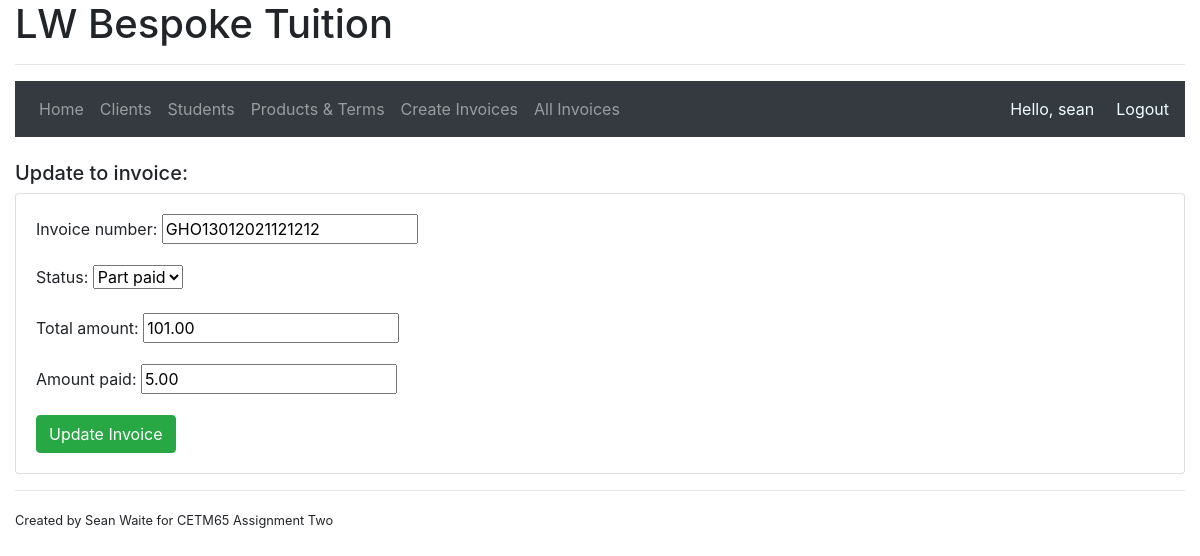
The page /invoices/3/update (signed in) on the database its author committed.
### accounts/models.py (models this page shows, shortened)
class Invoices(models.Model):
    DRAFT = 1
    ISSUED = 2
    UNPAID = 3
    PART_PAID = 4
    PAID = 5
    STATUS_CHOICES = (
        (DRAFT,'Draft'),
        (ISSUED,'Issued'),
        (UNPAID,'Unpaid'),
        (PART_PAID,'Part paid'),
        (PAID, 'Paid'),
    )
    invoice_number = models.CharField(max_length=20, unique=True)
    client = models.ForeignKey(Client, related_name='invoices', on_delete=models.CASCADE)
    status = models.IntegerField(choices=STATUS_CHOICES, default=1)
    total_amount = models.DecimalField(max_digits=8, decimal_places=2)
    amount_paid = models.DecimalField(max_digits=8, decimal_places=2)
    amount_outstanding = models.DecimalField(max_digits=8, decimal_places=2)
    date_created = models.DateTimeField(auto_now_add=True)

### accounts/decorators.py (the view)
        def wrapper_func(request, *args, **kwargs):
            denied = False
            for roles in allowed_roles:
                if request.user.groups.filter(name = roles).exists():
                    return view_func(request, *args, **kwargs)
                else:
                    denied = True
            if denied == True:
                return redirect('accounts:home')

### accounts/forms.py (shortened to what this page needs)
class UpdateInvoiceForm(ModelForm):
    class Meta:
        model = Invoices
        exclude = ()
        widgets = {'invoice_number': forms.TextInput(attrs={'readonly':'readonly'}),
                   'total_amount': forms.NumberInput(attrs={'readonly':'readonly'}),
                   'client': forms.HiddenInput(),
                   'amount_outstanding': forms.HiddenInput()}

### accounts/views.py (called while the page is built, shortened)
@login_required(login_url='accounts:login')
@allowedUsers(allowed_roles=['admin'])
def updateInvoices(request, invoice):
    invoice = Invoices.objects.get(pk=invoice)
    update_invoice_form = UpdateInvoiceForm(instance=invoice)
    context = {'update_invoice': update_invoice_form}
    return render(request, 'accounts/updateinvoice.html', context)

### accounts/templates/accounts/updateinvoice.html (shortened to what this page needs)
{% extends "accounts/main.html" %}
{% block main %}
<br>
<h5>Update to invoice:</h5>
<div class="card card-body">
    <form action="" method="POST">
        {{ update_invoice.as_p }}
        <input type="submit" class="btn btn-success" value="Update Invoice">
    </form>
</div>
{% endblock %}

### accounts/templates/accounts/main.html (shortened to what this page needs)
{% load static %}
<!DOCTYPE html>
<html lang="en">
<head>
    <link rel="stylesheet" href="https://stackpath.bootstrapcdn.com/bootstrap/4.4.1/css/bootstrap.min.css">
</head>
<body>
    <div class="container-fluid">
    <h1>LW Bespoke Tuition</h1>
    <hr>
    {% if request.user.is_authenticated %}
    <nav class="navbar navbar-expand-lg navbar-dark bg-dark">
        <div class="collapse navbar-collapse" id="navbarNav">
          <ul class="navbar-nav">
            {% if request.user.is_staff %}
                <li class="nav-item">
                    <a class="nav-link" href="{% url 'accounts:home' %}">Home <span class="sr-only">(current)</span></a>
                </li>
                <li class="nav-item">
                    <a class="nav-link" href="{% url 'accounts:allclients' %}">Clients</a>
                </li>
                <li class="nav-item">
                    <a class="nav-link" href="{% url 'accounts:allstudents' %}">Students</a>
                </li>
                <li class="nav-item">
                    <a class="nav-link" href="{% url 'accounts:refdata' %}">Products & Terms</a>
                </li>
                <li class="nav-item">
                    <a class="nav-link" href="{% url 'accounts:accounts' %}">Create Invoices</a>
                </li>
                <li class="nav-item">
                    <a class="nav-link" href="{% url 'accounts:invoices' %}">All Invoices</a>
                </li>
            {% endif %}
          </ul>
        </div>
        <span name="username" style="color:azure; margin-right: 22px;">Hello, {{ request.user }}</span>
        <span name="logout"><a style="color:azure;" href="{% url 'accounts:logout' %}">Logout</a></span>
    </nav>
    {% endif %}
        {% block main %}
        {% endblock %}
    <hr>
    <small>Created by Sean Waite for CETM65 Assignment Two</small>
    </div>
</body>
</html>

### rows shown on the page
Invoices: invoice_number "GHO13012021121212", status "Part paid", total_amount "101.00", amount_paid "5.00"

### other values the page prints
{{ request.user }} "sean"
